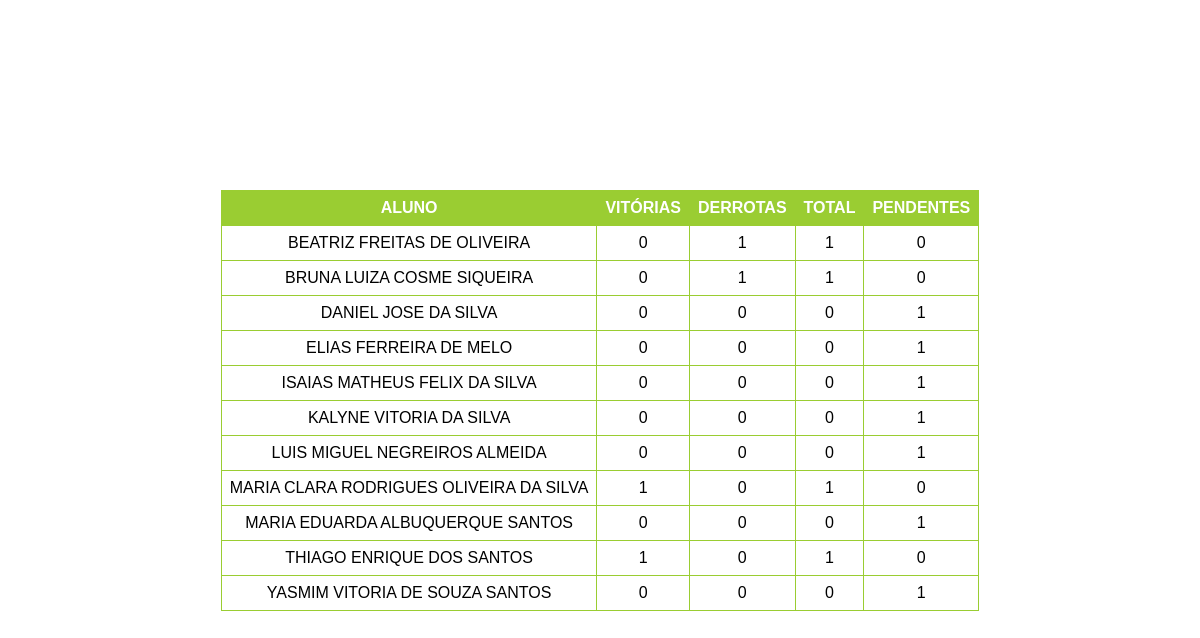
The page /boss/3ºB on the database its author committed.
### main.py (models this page shows)
class Terceiro_B(db.Model):
    __tablename__ = 'Terceiro_B'

### main.py (the view)
@app.route('/boss/<class_id>', methods=['GET', 'POST'])
def lista_boss(class_id):
    turma_selecionada = selecionar_turma(class_id)
    lista_alunos = db.session.query(turma_selecionada.nome, turma_selecionada.coroa_ouro,
                                    turma_selecionada.coroa_prata, turma_selecionada.coroa_bronze,
                                    turma_selecionada.boss_vitoria, turma_selecionada.boss_total).order_by(
        turma_selecionada.nome)
    lista_turma = []
    for estudante in lista_alunos:
        coroas = sum(estudante[1:4])
        if coroas == 0:
            pass
        else:
            nome = estudante[0]
            boss_vitorias = estudante[4]
            boss_total = estudante[5]
            lista_estudante = [nome, coroas, boss_vitorias, boss_total]
            lista_turma.append(lista_estudante)
    return render_template("boss.html", estudantes=lista_turma)

### main.py (called while the page is built)
def selecionar_turma(valor):
    if valor == 'a' or valor == '3ºA':
        return lista_turmas_db[0]
    elif valor == 'b' or valor == '3ºB':
        return lista_turmas_db[1]
    elif valor == 'c' or valor == '3ºC':
        return lista_turmas_db[2]
    elif valor == 'd' or valor == '1ºD':
        return lista_turmas_db[3]

### templates/boss.html (shortened to what this page needs)
<!DOCTYPE html>
<html lang="en">
<head>
    <link rel="stylesheet" href="/static/styles.css">
</head>
<body>
<div class="menu">
    <table>
        <tr>
            <th>ALUNO</th>
            <th>VITÓRIAS</th>
            <th>DERROTAS</th>
            <th>TOTAL</th>
            <th>PENDENTES</th>
        </tr>
        {% for estudante in estudantes %}
        <tr>
            <td>{{ estudante[0] }}</td>
            <td>{{ estudante[2] }}</td>
            <td>{{ estudante[3] - estudante[2] }}</td>
            <td>{{ estudante[3] }}</td>
            <td>{{ estudante[1] - estudante[3] }}</td>
        </tr>
        {% endfor %}
    </table>
</div>
</body>
</html>

### static/styles.css (style rules this page uses)
.menu { margin: 20px; display: flex; flex-direction: column; align-items: center; justify-content: flex-start; }
table { border-collapse: collapse; width: 100%; background-color: rgba(255, 255, 255, 1); }
th, td { border: 1px solid yellowgreen; padding: 8px; text-align: center; }
th { background-color: yellowgreen; color: white; }
body { margin: 0; padding: 0; font-family: Arial, sans-serif; display: flex; align-items: center; justify-content: center; min-height: 100vh; position: relative; overflow: hidden; overflow-y: auto; }
body::before { content: ''; position: fixed; top: 0; left: 0; width: 100%; height: 100%; background: url('/static/4428.jpg') center center fixed; background-size: cover; opacity: 0.3; z-index: -1; }

### rows shown on the page
Terceiro_B: nome "BEATRIZ FREITAS DE OLIVEIRA", coroa_prata "0", estudante[3]-estudante[2] "1", coroa_bronze "1", estudante[1]-estudante[3] "0"
Terceiro_B: nome "BRUNA LUIZA COSME SIQUEIRA", coroa_prata "0", estudante[3]-estudante[2] "1", coroa_bronze "1", estudante[1]-estudante[3] "0"
Terceiro_B: nome "DANIEL JOSE DA SILVA", coroa_prata "0", estudante[3]-estudante[2] "0", estudante "0", estudante[1]-estudante[3] "1"
Terceiro_B: nome "ELIAS FERREIRA DE MELO", coroa_prata "0", estudante[3]-estudante[2] "0", estudante "0", estudante[1]-estudante[3] "1"
Terceiro_B: nome "ISAIAS MATHEUS FELIX DA SILVA", estudante "0", estudante[3]-estudante[2] "0", coroa_bronze "0", estudante[1]-estudante[3] "1"
Terceiro_B: nome "KALYNE VITORIA DA SILVA", coroa_prata "0", estudante[3]-estudante[2] "0", estudante "0", estudante[1]-estudante[3] "1"
Terceiro_B: nome "LUIS MIGUEL NEGREIROS ALMEIDA", estudante "0", estudante[3]-estudante[2] "0", coroa_bronze "0", estudante[1]-estudante[3] "1"
Terceiro_B: nome "MARIA CLARA RODRIGUES OLIVEIRA DA SILVA", estudante "1", estudante "0", estudante[1]-estudante[3] "0"
Terceiro_B: nome "MARIA EDUARDA ALBUQUERQUE SANTOS", estudante "0", estudante[3]-estudante[2] "0", coroa_bronze "0", estudante[1]-estudante[3] "1"
Terceiro_B: nome "THIAGO ENRIQUE DOS SANTOS", estudante "1", estudante "0", estudante[1]-estudante[3] "0"
Terceiro_B: nome "YASMIM VITORIA DE SOUZA SANTOS", estudante "0", estudante[3]-estudante[2] "0", coroa_bronze "0", estudante[1]-estudante[3] "1"
